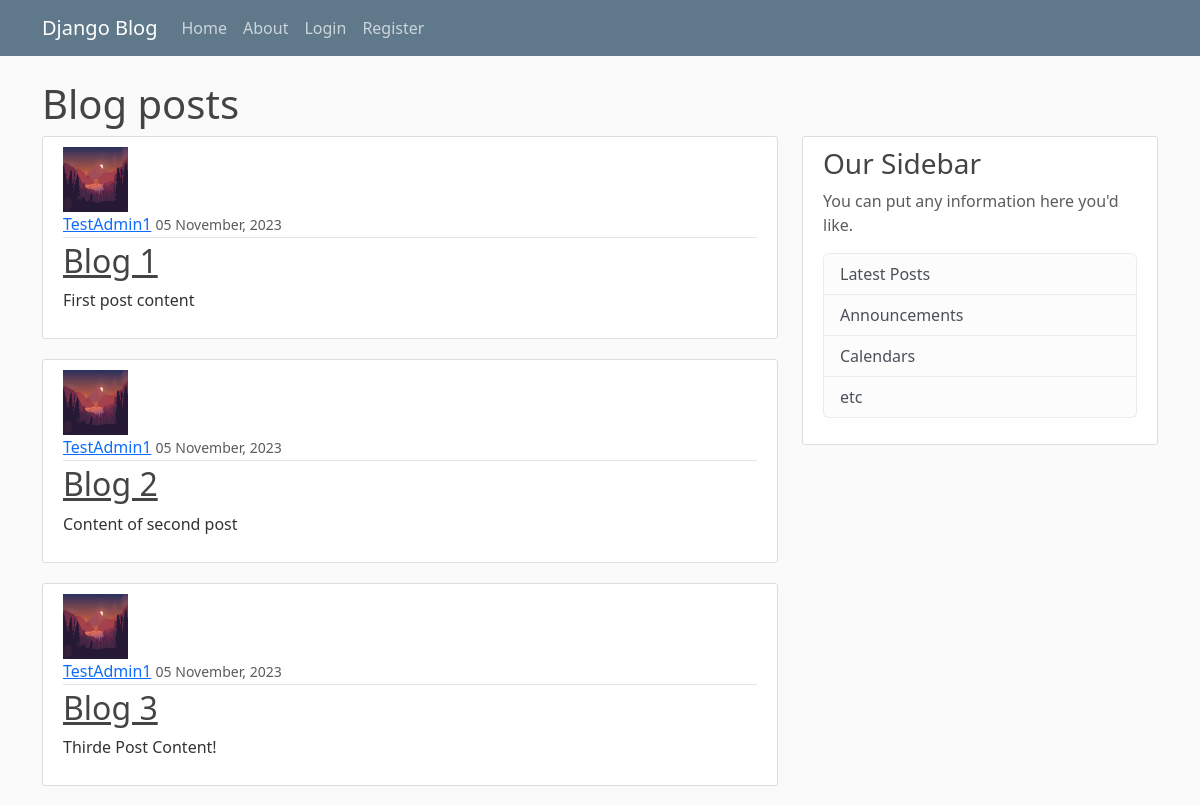
The page / on the database its author committed.
### blog/models.py (models this page shows, shortened)
class Post(models.Model):
    title = models.CharField(max_length=100)
    content = models.TextField()
    date_posted = models.DateTimeField(default=timezone.now)
    author = models.ForeignKey(User, on_delete=models.CASCADE)

### users/models.py (models this page shows, shortened)
class Profile(models.Model):
    user = models.OneToOneField(User,on_delete=models.CASCADE)
    image = models.ImageField(default = 'default.jpeg',upload_to = 'profile_pics')

### blog/views.py (the view)
# urls.py: path('',views.home,name='blog-home'),
def home(request):
    context = {
        'posts' : Post.objects.all(),
        'title' : 'Michael',
    }
    return render(request,'blog/home.html',context)

### blog/templates/blog/home.html
{% extends "blog/base.html" %}
{%block content %}
    {% for post in posts %}
    <article class="media content-section">
      <img class= "rounded-cricle article-img" src = "{{post.author.profile.image.url}}">
  <div class="media-body">
    <div class="article-metadata">
      <a class="mr-2" href="#">{{ post.author }}</a>
      <small class="text-muted">{{ post.date_posted|date:'d F, Y' }}</small>
    </div>
    <h2><a class="article-title" href="#">{{ post.title }}</a></h2>
    <p class="article-content">{{ post.content }}</p>
  </div>
</article>
    {% endfor %}
{% endblock content %}

### blog/templates/blog/base.html (shortened to what this page needs)
{% load static %}
<!DOCTYPE html>
<html lang="en">
  <head>
    <link
      href="https://cdn.jsdelivr.net/npm/bootstrap@5.3.2/dist/css/bootstrap.min.css"
      rel="stylesheet"
    />
    <link rel = "stylesheet" type = "text/css" href = "{% static '/blog/main.css' %}">
  </head>
  <body>
    <header class="site-header">
      <nav class="navbar navbar-expand-md navbar-dark bg-steel fixed-top">
        <div class="container">
          <a class="navbar-brand mr-4" href="/">Django Blog</a>
          <div class="collapse navbar-collapse" id="navbarToggle">
            <div class="navbar-nav mr-auto">
              <a class="nav-item nav-link" href="{% url 'blog-home' %}">Home</a>
              <a class="nav-item nav-link" href="/about">About</a>
            </div>
            <div class="navbar-nav">
              {% if user.is_authenticated %}
              <a class="nav-item nav-link" href="{% url 'logout' %}">Logout</a>
              <a class="nav-item nav-link" href="{% url 'profile' %}">Profile</a>
              {% else %}
              <a class="nav-item nav-link" href="{% url 'login' %}">Login</a>
              <a class="nav-item nav-link" href="{% url 'register' %}">Register</a>
              {% endif %}
            </div>
          </div>
        </div>
      </nav>
    </header>
    <main role="main" class="container">
          <h1>Blog posts</h1>
  <div class="row">
    <div class="col-md-8">
      {% block content %}{% endblock %}
    </div>
    <div class="col-md-4">
      <div class="content-section">
        <h3>Our Sidebar</h3>
        <p class='text-muted'>You can put any information here you'd like.
          <ul class="list-group">
            <li class="list-group-item list-group-item-light">Latest Posts</li>
            <li class="list-group-item list-group-item-light">Announcements</li>
            <li class="list-group-item list-group-item-light">Calendars</li>
            <li class="list-group-item list-group-item-light">etc</li>
          </ul>
        </p>
      </div>
    </div>
  </div>
</main>
  </body>
</html>

### blog/static/blog/main.css (style rules this page uses)
body { background: #fafafa; color: #333333; margin-top: 5rem; }
h1, h2, h3, h4, h5, h6 { color: #444444; }
ul { margin: 0; }
.bg-steel { background-color: #5f788a; }
.site-header .navbar-nav .nav-link { color: #cbd5db; }
.content-section { background: #ffffff; padding: 10px 20px; border: 1px solid #dddddd; border-radius: 3px; margin-bottom: 20px; }
.article-title { color: #444444; }
.article-content { white-space: pre-line; }
.article-img { height: 65px; width: 65px; margin-right: 16px; }
.article-metadata { padding-bottom: 1px; margin-bottom: 4px; border-bottom: 1px solid #e3e3e3 }

### rows shown on the page
Post: author.profile.image (picture), author "TestAdmin1", date_posted "05 November, 2023", title "Blog 1", content "First post content"
Post: author.profile.image (picture), author "TestAdmin1", date_posted "05 November, 2023", title "Blog 2", content "Content of second post"
Post: author.profile.image (picture), author "TestAdmin1", date_posted "05 November, 2023", title "Blog 3", content "Thirde Post Content!"
